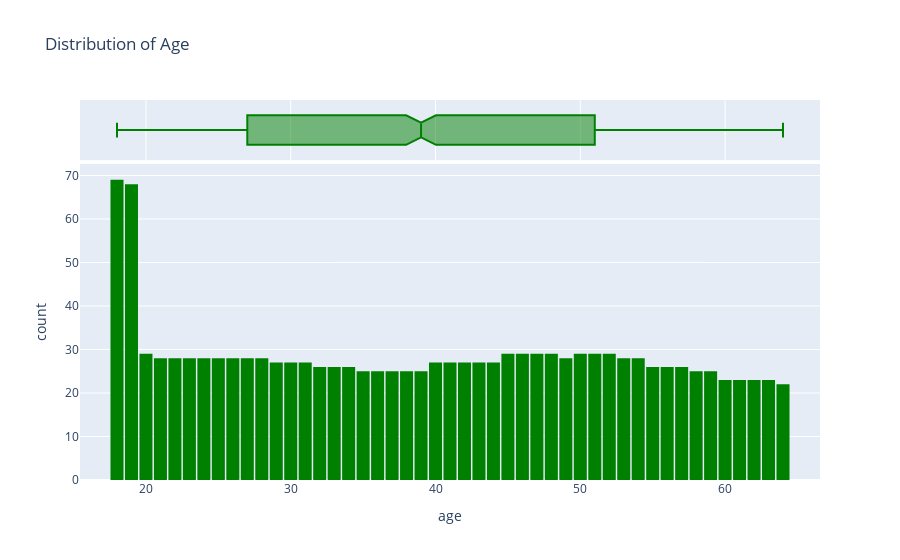

Notebook code for this chart:
### Code cell
sns.set_style('ticks')
matplotlib.rcParams['font.size'] = 14
matplotlib.rcParams['figure.figsize'] = (10, 6)
matplotlib.rcParams['figure.facecolor'] = '#00000000'
fig = px.histogram(medical_df, 
                x='age', 
                marginal='box', 
                nbins=47, 
                color_discrete_sequence=["green"],
                title='Distribution of Age')
                
fig.update_layout(bargap=0.1)
fig.show()

### Figure 1 — Plotly figure (JSON) as saved in the notebook; plotly's stock layout.template omitted (floating-point values rounded to 4 significant figures; data arrays with more than 128 entries replaced by an {"elided": "..."} marker saying what was removed)
{"data": [{"alignmentgroup": "True", "bingroup": "x", "hovertemplate": "age=%{x}<br>count=%{y}<extra></extra>", "legendgroup": "", "marker": {"color": "green", "pattern": {"shape": ""}}, "name": "", "nbinsx": 47, "offsetgroup": "", "orientation": "v", "showlegend": false, "type": "histogram", "x": {"elided": "1338 int values"}, "xaxis": "x", "yaxis": "y"}, {"alignmentgroup": "True", "hovertemplate": "age=%{x}<extra></extra>", "legendgroup": "", "marker": {"color": "green"}, "name": "", "notched": true, "offsetgroup": "", "showlegend": false, "type": "box", "x": {"elided": "1338 int values"}, "xaxis": "x2", "yaxis": "y2"}], "layout": {"autosize": true, "bargap": 0.1, "barmode": "relative", "legend": {"tracegroupgap": 0}, "title": {"text": "Distribution of Age"}, "xaxis": {"anchor": "y", "autorange": true, "domain": [0, 1], "range": [15.44, 66.56], "title": {"text": "age"}, "type": "linear"}, "xaxis2": {"anchor": "y2", "autorange": true, "domain": [0, 1], "matches": "x", "range": [15.44, 66.56], "showgrid": true, "showticklabels": false, "type": "linear"}, "yaxis": {"anchor": "x", "autorange": true, "domain": [0, 0.8316], "range": [0, 72.63], "title": {"text": "count"}}, "yaxis2": {"anchor": "x2", "autorange": true, "domain": [0.8416, 1], "matches": "y2", "range": [-0.5, 0.5], "showgrid": false, "showline": false, "showticklabels": false, "ticks": "", "type": "category"}}}
